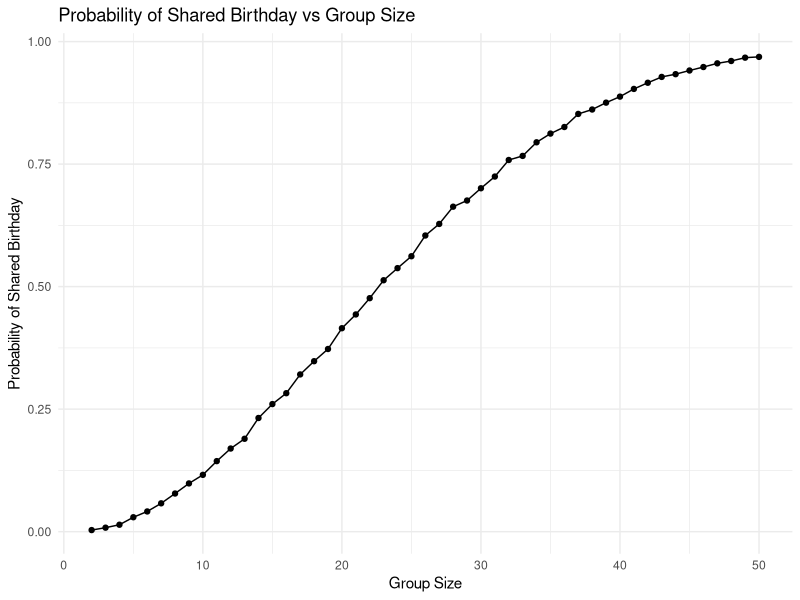

Write R code to recreate this figure.
## ---- chunk 1
knitr::opts_chunk$set(echo = TRUE)
library(tidyverse)
## ---- chunk 2
shared_birthday = function(n) {
  birthdays = sample(1:365, n, replace = TRUE)
  return(any(duplicated(birthdays)))
}
## ---- chunk 3
group_sizes = 2:50
simulations = 10000

results = 
  tibble(group_size = group_sizes) %>%
  mutate(
    output_lists = map(group_size, ~rerun(simulations, shared_birthday(.x))),
    estimate_df = map(output_lists, ~tibble(shared_birthday = unlist(.)))
     )%>%
  select(-output_lists) %>%
  unnest(estimate_df) %>%
  group_by(group_size) %>%
  summarize(probability = mean(shared_birthday), .groups = 'drop')

results
## ---- chunk 4
results %>%
  ggplot(aes(x = group_size, y = probability)) +
  geom_line() +
  geom_point() +
  labs(title = "Probability of Shared Birthday vs Group Size",
       x = "Group Size",
       y = "Probability of Shared Birthday") +
  theme_minimal()
## ---- chunk 5
n = 30         
sigma = 5  
mu = 0
datasets = 5000 
alpha = 0.05
mu_values = 1:6
## ---- chunk 6
output = vector ("list", length = datasets)
  
for ( i in 1:datasets) {
  sample_data = rnorm(n, mean = mu, sd = sigma)
  t_test = broom::tidy(t.test(sample_data, mu = mu))
  
  output[[i]] = tibble(
    mu = mu,
    mean_estimate = t_test$estimate,
    p_value = t_test$p.value,
    reject_null = t_test$p.value<alpha
  )
  }
sim_results = bind_rows(output)
sim_results
